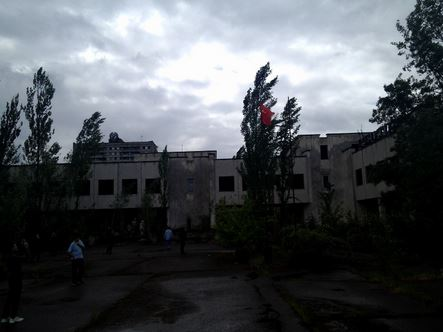
#> input picture images/hist_img.jpg, 443 x 332 px
$ python histogram_equalize.py
#> lines starting #> are read from the running program, lines starting #| are printed output that depends on the picture
#imports
import cv2
import numpy as np

#leitura da imagem
img = cv2.imread('./images/hist_img.jpg') #imagem original
#> img is the input picture: shape (332, 443, 3); mean B, G, R 89.2, 84.7, 80.6
img_gray = cv2.cvtColor(img, cv2.COLOR_BGR2GRAY) #imagem em escala de cinza
img_equalize = img_gray.copy() #imagem que será equalizada

#variáveis
width, height = img_gray.shape #dimensões da imagens
#> width = 332; height = 443
H = [0] * 256 #histograma
equalize_values = [] #valores equalizados de histograma
frequency = 0 #frequencia
frequency_sum = 0 #frequencia acumulada
qt_pixels = width * height #quantidade de pixels
#> qt_pixels = 147076
pixel_value=0 #valor do pixel, usado para calculo do histograma
max_value = 255 #valores vão de 0 a 255

#histograma
for i in range(width):
    for j in range(height):
        pixel_value = img_gray[i][j]
        H[pixel_value] +=1
#> after the loop, H = 256 values, max 7954 at index 0, min 31 at index 118, mean 574.5

#histograma acumulado
for value in H:
    frequency = value / qt_pixels
    frequency_sum += frequency #acumulado
    equalize_values.append(round(frequency_sum * max_value))
#> this loop made 256 passes
#> (value, frequency, frequency_sum) on passes 1 to 3: (7954, 0.0541, 0.0541), (5943, 0.0404, 0.0945), (4448, 0.0302, 0.125)
#> after the loop, equalize_values = 256 values from 14 to 255; frequency_sum = 1

#imagem equalizada
pixel_to_replace =0
for i in range(width):
    for j in range(height):
        pixel_to_replace = img_gray[i][j]
        img_equalize[i][j] = equalize_values[pixel_to_replace]
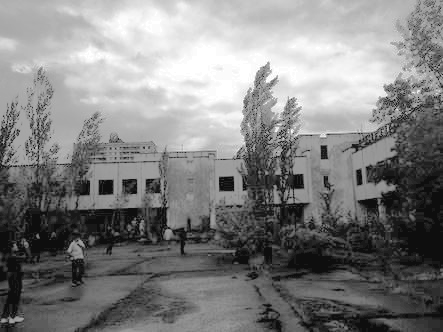
#> img_equalize: shape (332, 443); min 14, max 255, mean 129.3
result = np.hstack((img_gray,img_equalize))
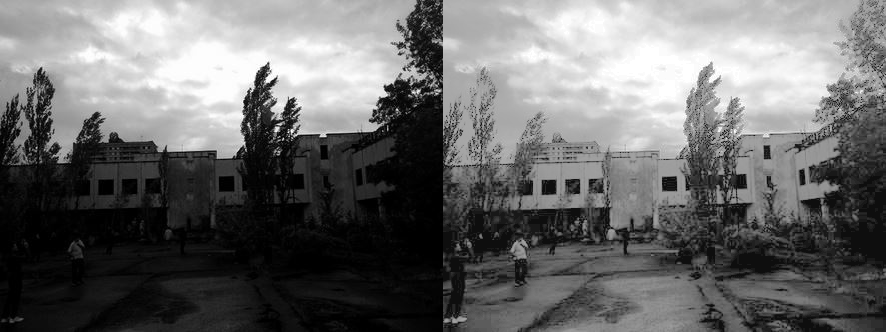
#> result: shape (332, 886); min 0, max 255, mean 106.6

#imagens
cv2.imshow('Original', img)
cv2.imshow('Antes X Depois', result)
cv2.waitKey(0)

$ run again, with images/WhiteHorse.jpg copied over images/hist_img.jpg
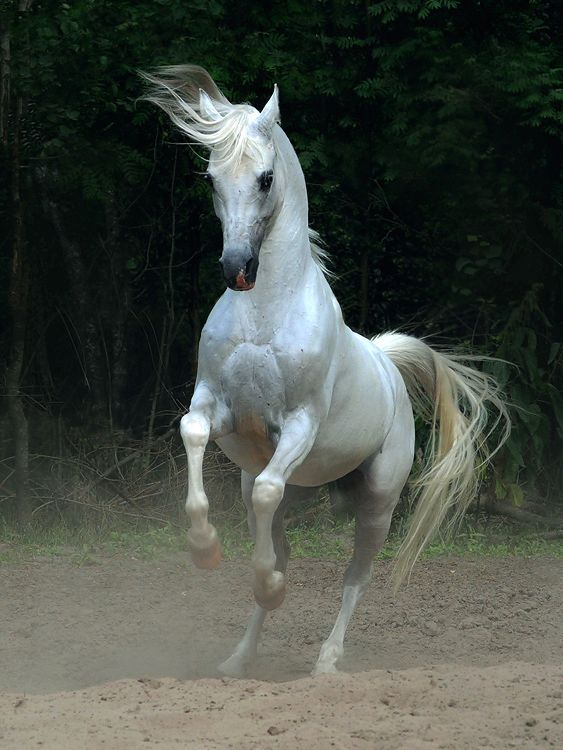
#> input picture images/WhiteHorse.jpg, 563 x 750 px
#> img is the input picture: shape (750, 563, 3); mean B, G, R 70.2, 77.8, 72
#> after the loop `for i in range(width):`: H = 256 values, max 11429 at index 11, min 17 at index 0, mean 1649.4
#> the loop `for value in H:` made 256 passes
#> (value, frequency, frequency_sum) on passes 2 to 4: (222, 0.000526, 0.000566), (641, 0.00152, 0.00208), (1241, 0.00294, 0.00502)
#> after the loop `for value in H:`: equalize_values = 256 values from 0 to 255; frequency_sum = 1
#> after the loop `for i in range(width):`:
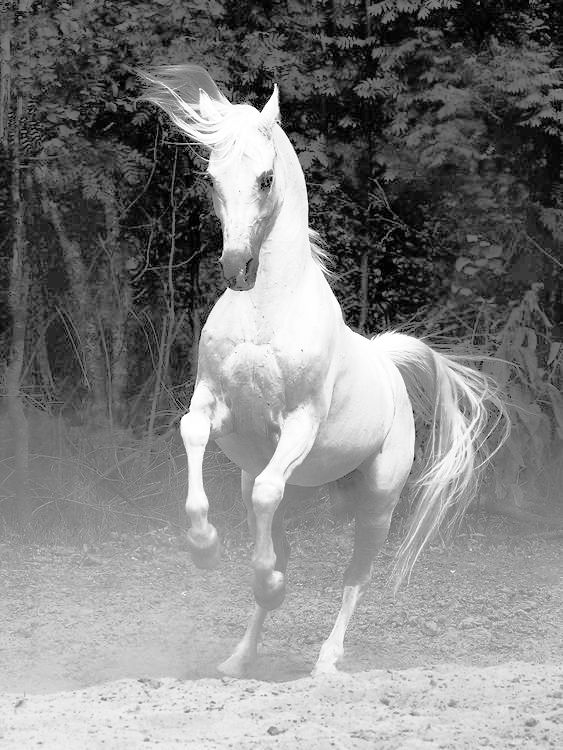
#> img_equalize: shape (750, 563); min 0, max 255, mean 128.8
#> `result = np.hstack((img_gray,img_equalize))`:
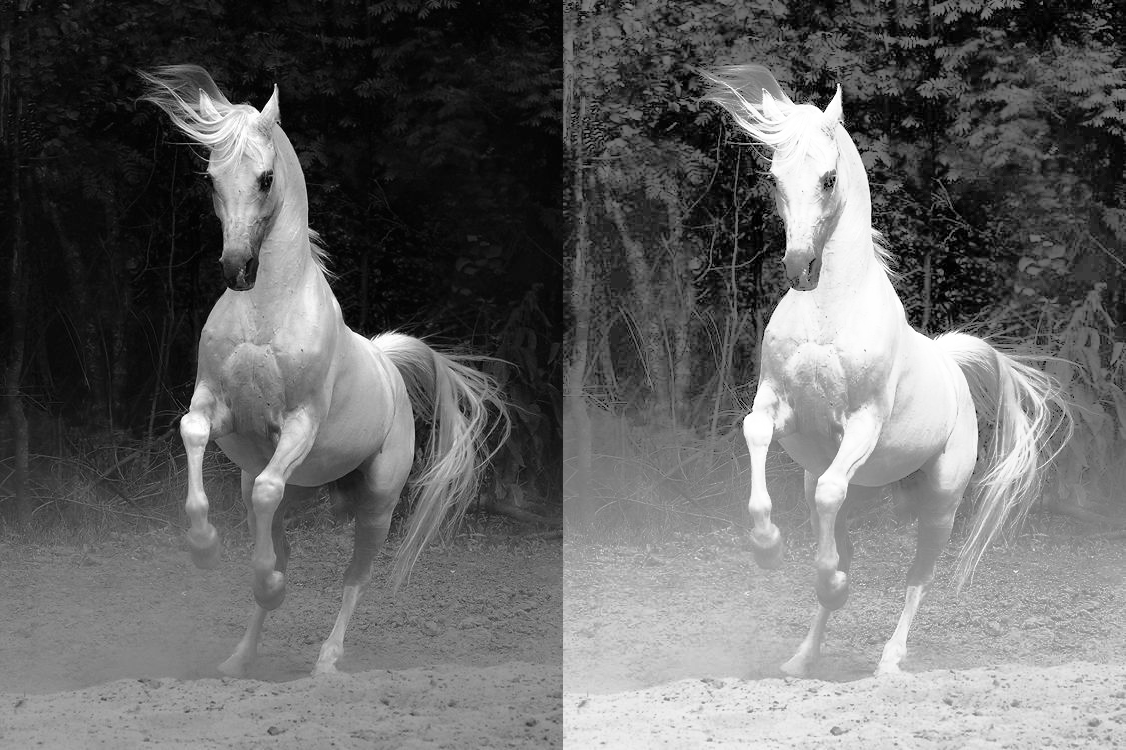
#> result: shape (750, 1126); min 0, max 255, mean 102
